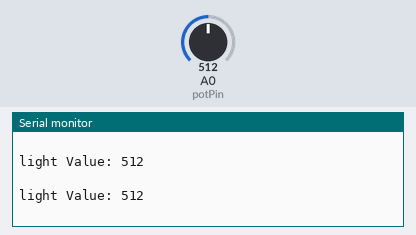
Recording of a sketch running on a simulated Arduino Uno, built with avr-gcc and run on an emulated ATmega328P. Shown: the last lines printed to the serial monitor. The inputs (shaded band) are chosen by the test bench; at power-on: A0 (potPin) = 512.

Above: at 1.2 s.
1.3 s: A0 (potPin) set to 716
At 1.39 s:
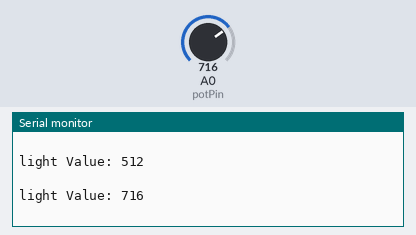
2.8 s: A0 (potPin) set to 900
At 2.9 s:
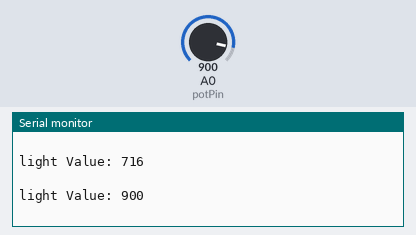
Timing chart, 0 to 5.8 s (numbered marks = the images above; inputs shaded):
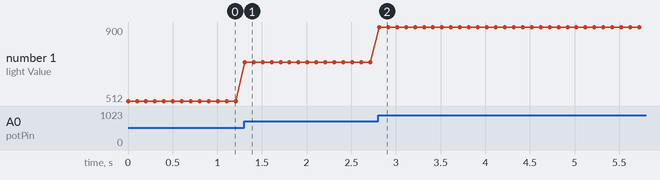

Measured:
- after the input at 1.3 s, the serial monitor: prints a new line at once (image 1)
- after the input at 2.8 s, the serial monitor: prints a new line at once (image 2)
- plotted number 1: 512 → 716 after the input at 1.3 s, 716 → 900 after the input at 2.8 s

The sketch:

_01_05_read_Photo_sensor.ino
```cpp
int potPin = A0;  //set analog interface #0 to connect photocell

int lightValue = 0;
void setup(){
    Serial.begin(9600);
}
void loop(){
    lightValue = analogRead(potPin);
    Serial.print("light Value: ");
    Serial.println(lightValue);
    Serial.println(" ");
    delay(100);
}
```
